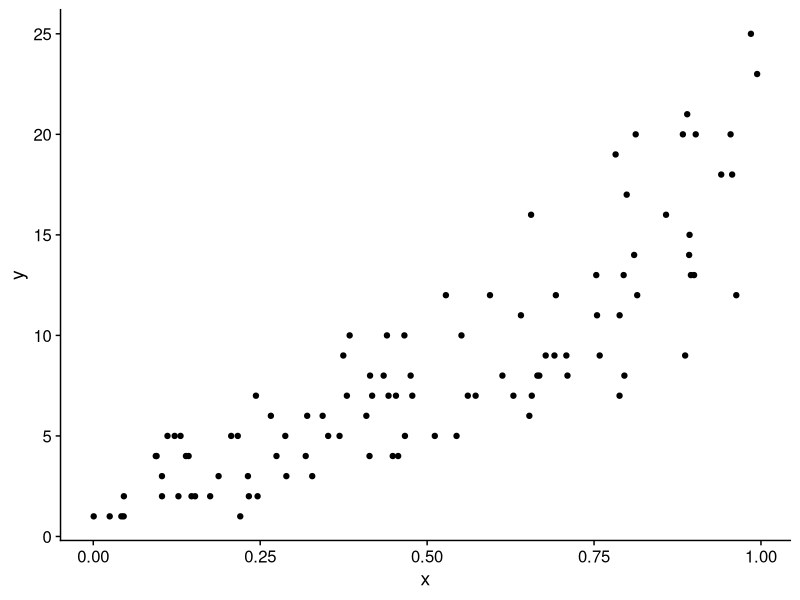
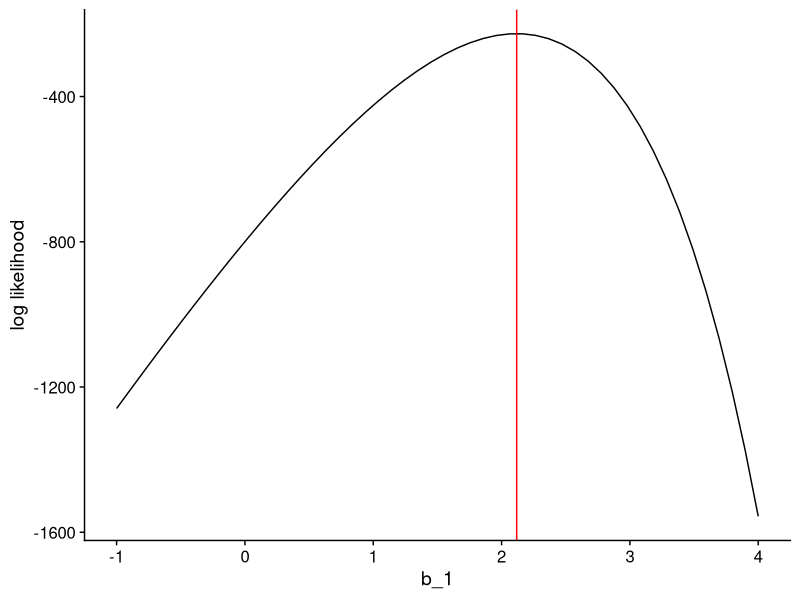

Here is the R script that generated these plots, in order:
## ---- chunk 1
knitr::opts_chunk$set(echo = TRUE, 
                      warning = FALSE, 
                      message = FALSE)
## ---- chunk 2
#| echo: false

set.seed(123)
## ---- chunk 3
# uniformly distributed explanatory variable
x <- runif(100)

# calculate the mean of `y` as a function of `x`
# (don't worry about interpreting the right hand side right now)
lambda <- exp(1 + 2 * x)

# finally calculate `y`
y <- rpois(length(x), lambda)

# combine `x` and `y`
dat <-  data.frame(x = x, y = y)
## ---- chunk 4
#| echo: false

knitr::kable(head(dat))
## ---- chunk 5
library(ggplot2)
library(cowplot)

ggplot(dat, aes(x = x, y = y)) + 
    geom_point() +
    theme_cowplot()
## ---- chunk 6
mod <- glm(y ~ x, family = poisson)
## ---- chunk 7
mod
## ---- chunk 8
mod
## ---- chunk 9
b0_est <- mod$coefficients[1]
b1_est <- mod$coefficients[2]

b0_est
b1_est
## ---- chunk 10
i <- 6 # let's look at the 6th data point
y_i <- dat$y[i]

# calculate lambda for data point i
lambda_i <- exp(b0_est + b1_est * dat$x[i])

dpois(y_i, lambda = lambda_i)
## ---- chunk 11
allProbs <- dpois(y, exp(b0_est + b1_est * x))
prod(allProbs)
## ---- chunk 12
#| echo: false
p <- prod(allProbs)
## ---- chunk 13
allLogProbs <- dpois(y, exp(b0_est + b1_est * x), log = TRUE)
sum(allLogProbs)
## ---- chunk 14
#| echo: false

l <- sum(allLogProbs)
## ---- chunk 15
l_neg1 <- dpois(y, exp(b0_est - 1 * x), log = TRUE)
sum(l_neg1)
## ---- chunk 16
l_pos4 <- dpois(y, exp(b0_est + 4 * x), log = TRUE)
sum(l_pos4)
## ---- chunk 17
#| echo: false

bb <- seq(-1, 4, length.out = 50)
ll <- sapply(bb, function(b) {
    dpois(y, exp(b0_est + b * x), log = TRUE) |>
        sum()
})

ll <- data.frame(bb = bb, ll = ll)

ggplot(ll, aes(x = bb, y = ll)) +
    geom_line() +
    theme_cowplot() +
    xlab("b_1") +
    ylab("log likelihood") + 
    geom_vline(xintercept = b1_est, color = "red")

